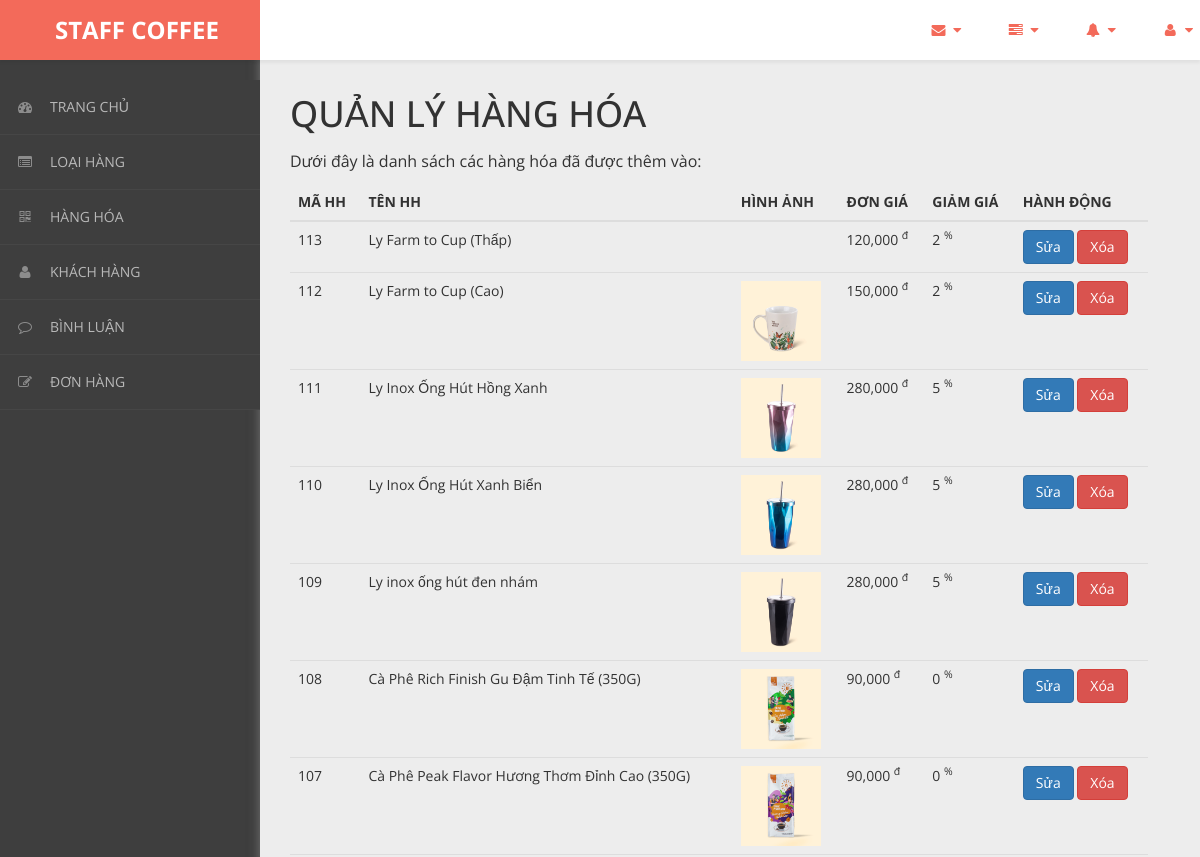
/admin/content/hang-hoa/hang-hoa-list.php (upper part), run on an earlier commit of the app's database.
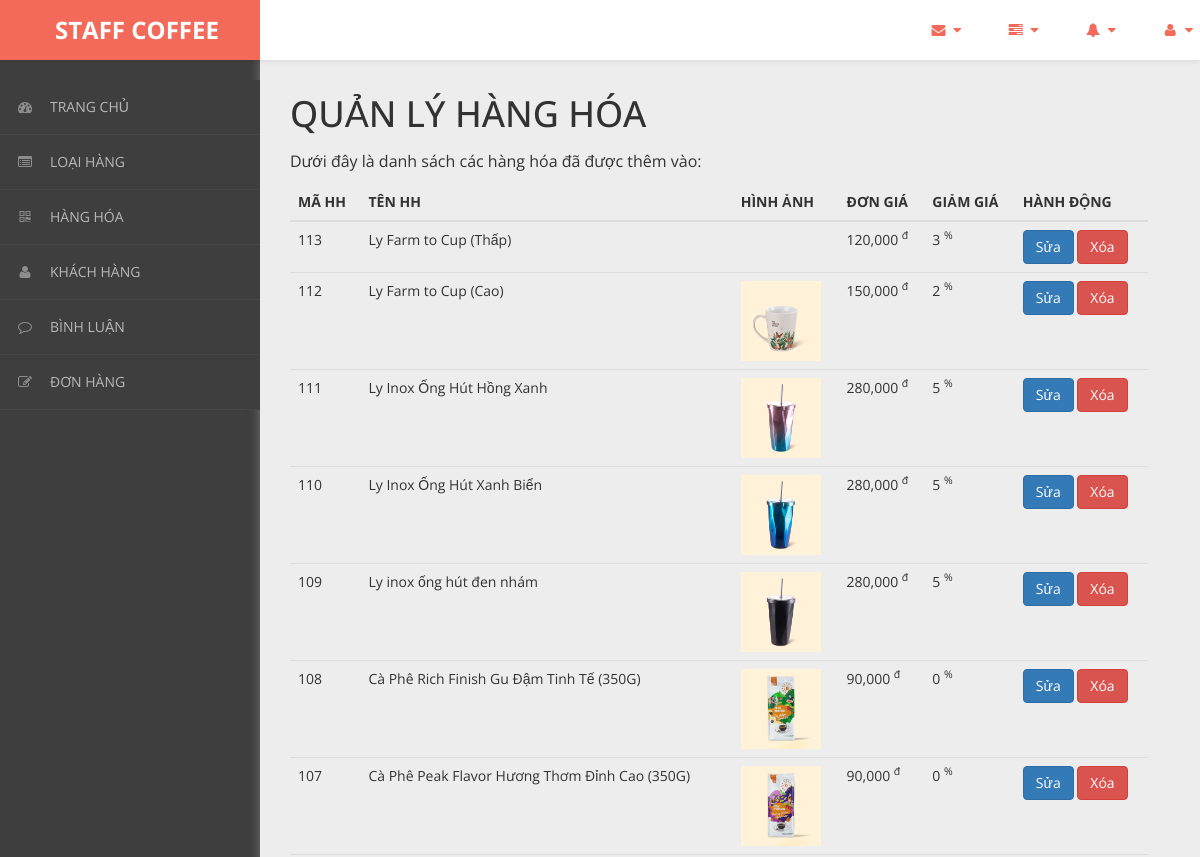
And on a later commit of the database.
### tables this page shows
CREATE TABLE `hang_hoa` (
  `ma_hh` int(11) NOT NULL,
  `ten_hh` varchar(50) NOT NULL,
  `hinh` varchar(50) NOT NULL,
  `don_gia` int(11) NOT NULL,
  `giam_gia` int(11) NOT NULL,
  `mo_ta` varchar(500) NOT NULL,
  `ma_loai` int(11) NOT NULL
);

### admin/dao/pdo.php (called while the page is built, shortened)
<?php
    function pdo_get_connection(){
        $pdo = new PDO("mysql:host=localhost;dbname=staffcoffee",'root','');
        $pdo->setAttribute(PDO::ATTR_ERRMODE, PDO::ERRMODE_EXCEPTION);
        return $pdo;
    }
    function pdo_query($sql){
        $sql_args = array_slice(func_get_args(),1);
        try{
            $conn = pdo_get_connection();
            $stmt = $conn ->prepare($sql);
            $stmt -> execute($sql_args);
            $rows = $stmt -> fetchAll();
            return $rows;
        }catch(PDOException $e){
            throw $e;
        }finally{
            unset($conn);
        }
    }
    ?>

### admin/dao/hang-hoa.php (called while the page is built, shortened)
<?php
    require_once ('pdo.php');
    function hang_hoa_select_all(){
        $sql = "SELECT * FROM hang_hoa ORDER BY ma_hh DESC";
        return pdo_query($sql);
    }
?>

### admin/content/hang-hoa/hang-hoa-list.php (the view, shortened to what the changed rows need)
<!DOCTYPE html>
<html xmlns="http://www.w3.org/1999/xhtml">
<head>
    <link href="../../../css/admin/css/bootstrap.css" rel="stylesheet" />
    <link href="../../../css/admin/css/font-awesome.css" rel="stylesheet" />
    <link href="../../../css/admin/css/custom-styles.css" rel="stylesheet" />
</head>
<body>
    <div id="wrapper">
        <div id="page-wrapper">
		  <div class="header">
                        <div class="page-header">
                            <h1>QUẢN LÝ HÀNG HÓA</h1>
                            <?php
                                require_once ('../../dao/hang-hoa.php');
                                $items = hang_hoa_select_all();
                            ?>
                            <table class="table table-hover">
                                <thead>
                                  <tr>
                                    <th>MÃ HH</th>
                                    <th>TÊN HH</th>
                                    <th>HÌNH ẢNH</th>
                                    <th>ĐƠN GIÁ</th>
                                    <th>GIẢM GIÁ</th>
                                    <th>HÀNH ĐỘNG</th>
                                  </tr>
                                </thead>
                                <tbody>
                                <?php foreach($items as $item){
                                     extract($item);
                                    ?>
                                  <tr>
                                    <td><?=$ma_hh?></td>
                                    <td><?=$ten_hh?></td>
                                    <td><img src="/bigshoes/css/admin/images/products/<?=$hinh?>" alt="" style="width:80px;"></td>
                                    <td><?=number_format($don_gia)?> <sup>đ</sup></td>
                                    <td><?=$giam_gia?> <sup>%</sup></td>
                                    <td>
                                        <a href="hang-hoa-update.php?ma_hh=<?=$ma_hh?>"><button class="btn btn-primary">Sửa</button></a>
                                        <a onclick = "return confirm('Bạn có chắc chắn muốn xóa ?')" href="hang-hoa-delete.php?ma_hh=<?=$ma_hh?>"><button class="btn btn-danger">Xóa</button></a>
                                    </td>
                                  </tr>
                                <?php } ?>
                                </tbody>
                              </table>
                        </div>
		</div>
            </div>
        </div>
</body>
</html>

What changed in the data, as far as the page shows it:
changed hang_hoa "Ly Farm to Cup (Thấp)": giam_gia "2" → "3"
